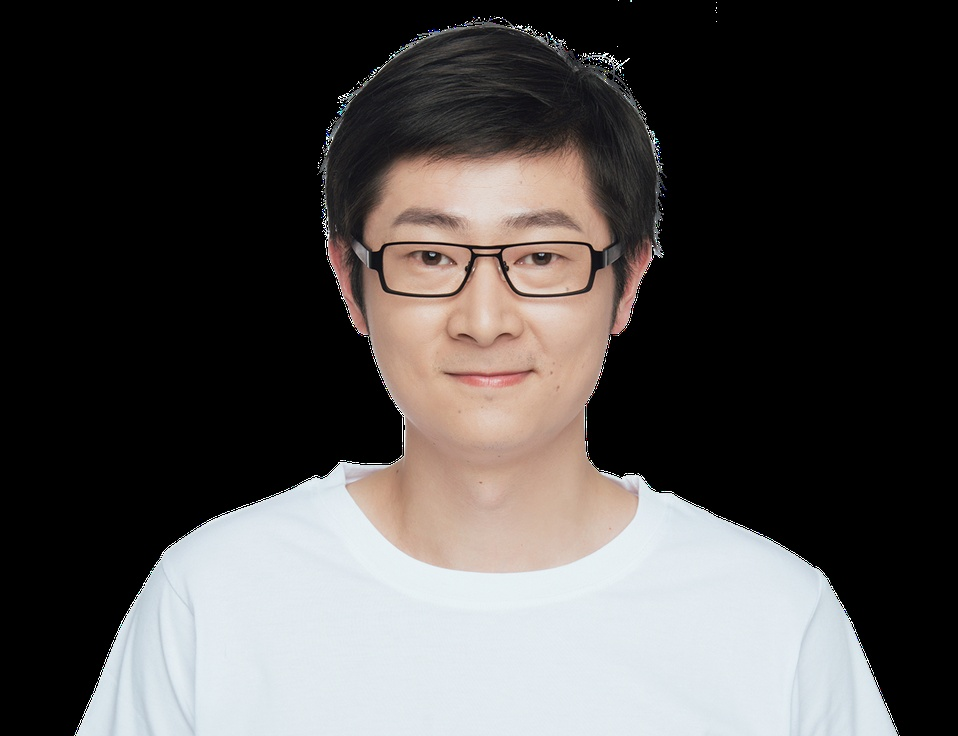
#> input picture 行人监测/face.jpg, 958 x 736 px, shrunk from 1380 x 1060 before the run
$ python face.py
#> lines starting #> are read from the running program, lines starting #| are printed output that depends on the picture; after the words box and inside, x2 and y2 are one past the last pixel; in counts of white or black regions, pixels touching at a corner belong together
import cv2
from matplotlib import pyplot as plt
img = cv2.imread('face.jpg')
#> img is the input picture: shape (736, 958, 3); mean B, G, R 73.6, 74.7, 77.6

# 转换为灰度图
gray_img = cv2.cvtColor(img,cv2.COLOR_BGR2GRAY)
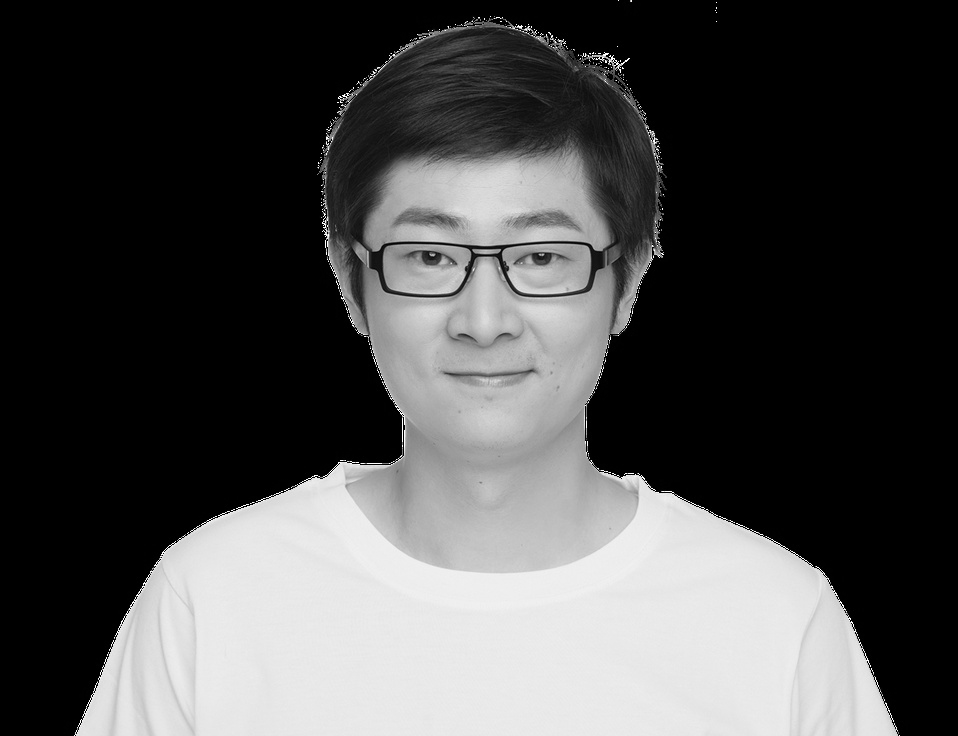
#> gray_img: shape (736, 958); min 0, max 255, mean 75.5
face_cascade = cv2.CascadeClassifier('haarcascade_frontalface_default.xml')
faces = face_cascade.detectMultiScale(gray_img,1.3,2)
#> faces = [[331, 136, 303, 303]]
for (x, y, w, h) in faces:
    # 在原图像上绘制矩形
    img = cv2.rectangle(img, (x, y), (x + w, y + h), (255, 0, 0), 2)
#> this loop made 1 pass
#> pass 1, `img = cv2.rectangle(img, (x, y), (x + w, y + h), (255, 0, 0), 2)`:
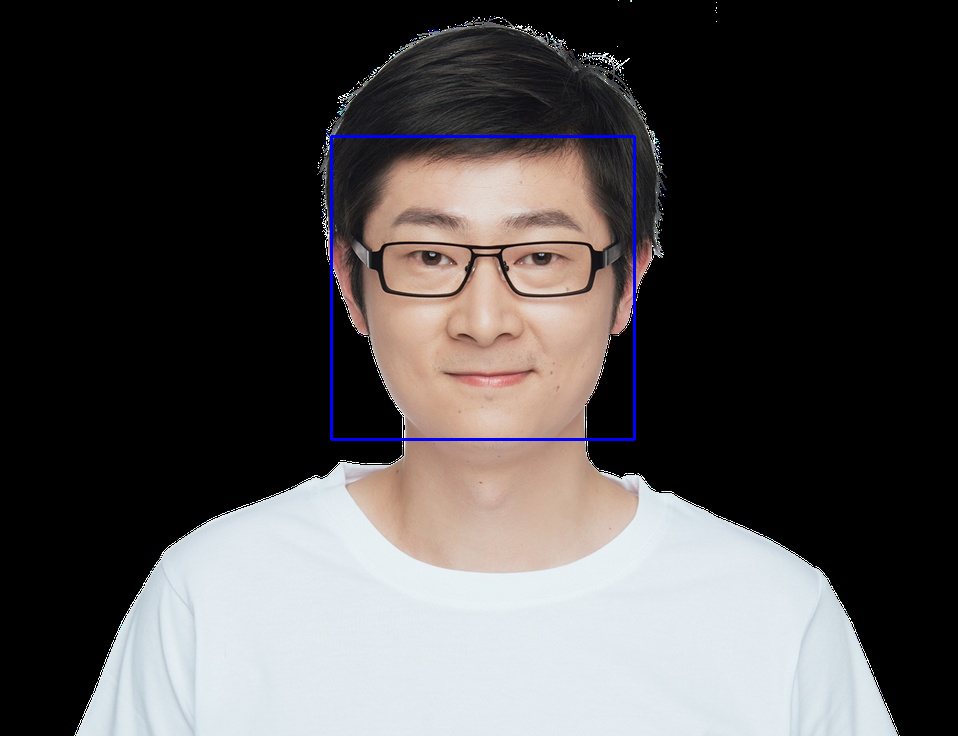
#> img: shape (736, 958, 3); 0.52% of pixels changed, all inside (x1, y1, x2, y2) = (330, 135, 636, 441)

img = cv2.cvtColor(img,cv2.COLOR_BGR2RGB)
plt.imshow(img)
plt.title('')
plt.show()
